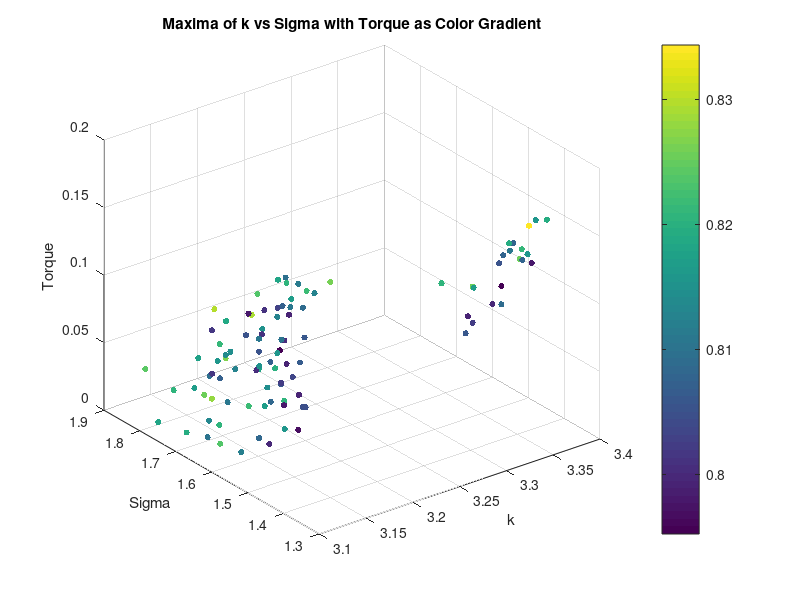
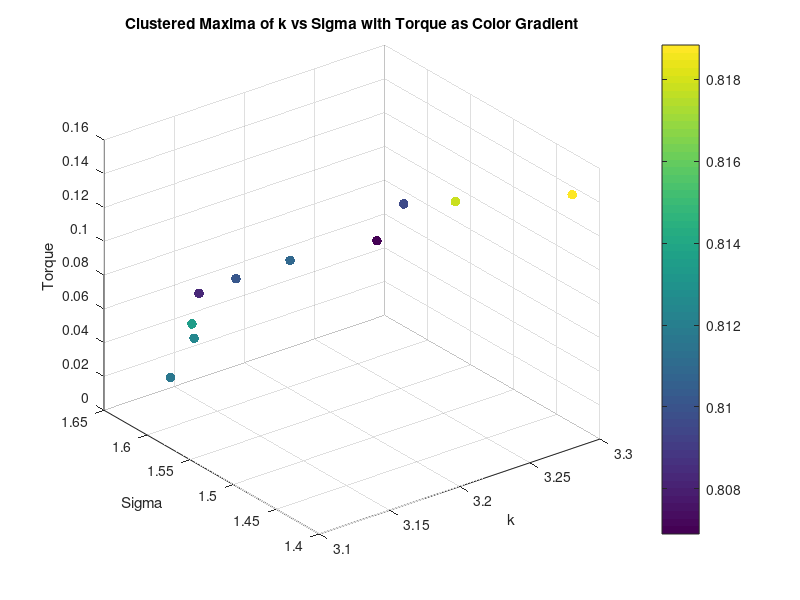
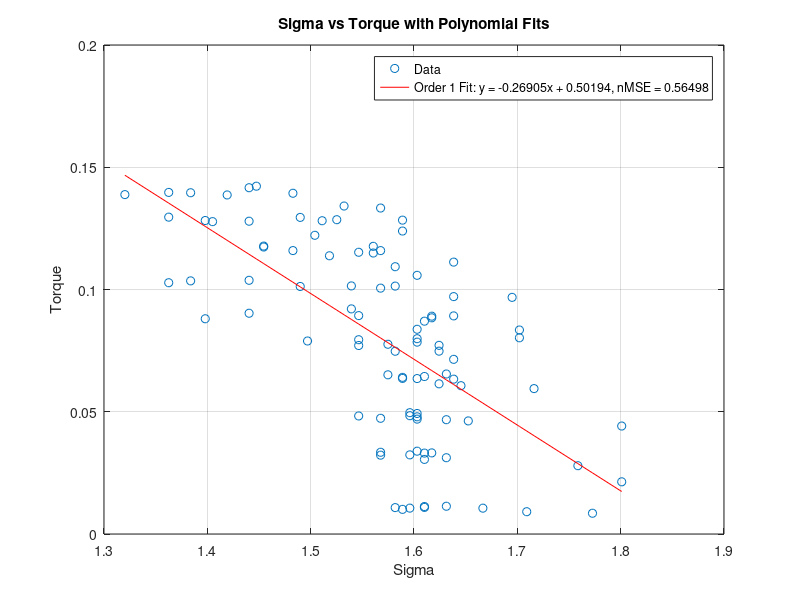
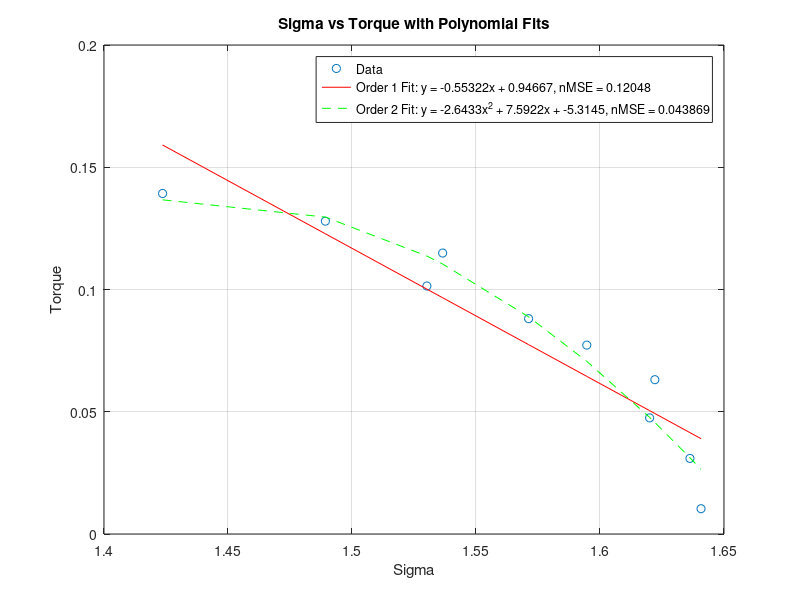

These charts were generated, in order, by the following MATLAB code:
clear all;
close all;

load('maxima_data.mat');
scatter3(maxima_k, maxima_sigma, torque_values, 20, maxima_corr, 'filled');
xlabel('k');
ylabel('Sigma');
zlabel('Torque');
title('Maxima of k vs Sigma with Torque as Color Gradient');
colorbar;
grid on;

% K means clustering of torque into 10 clusters, taking mean of each cluster k, sigma and corr too
[cluster_idx, cluster_centers] = kmeans(torque_values', 10);
% Take the mean of each cluster
torque_means = zeros(10, 1);
sigma_means = zeros(10, 1);
k_means = zeros(10, 1);
corr_means = zeros(10, 1);
for i = 1:10
    torque_means(i) = mean(torque_values(cluster_idx == i));
    sigma_means(i) = mean(maxima_sigma(cluster_idx == i));
    k_means(i) = mean(maxima_k(cluster_idx == i));
    corr_means(i) = mean(maxima_corr(cluster_idx == i));
end

% Plot the clusters
figure;
scatter3(k_means, sigma_means, torque_means, 50, corr_means, 'filled');
xlabel('k');
ylabel('Sigma');
zlabel('Torque');
title('Clustered Maxima of k vs Sigma with Torque as Color Gradient');
colorbar;
grid on;

% Ensure data is sorted for polyfit
[sigma_sorted, sort_idx] = sort(maxima_sigma);
torque_sorted = torque_values(sort_idx);

% Polyfit for sigma vs torque (order 1 and 2)
p1_sigma = polyfit(sigma_sorted, torque_sorted, 1);

% Calculate fitted values and normalized MSE for sigma vs torque
fitted_torque_p1_sigma = polyval(p1_sigma, sigma_sorted);
mse_p1_sigma = mean((torque_sorted - fitted_torque_p1_sigma).^2);
nmse_p1_sigma = mse_p1_sigma / var(torque_sorted);

% Display results for sigma vs torque
disp('Sigma vs Torque:');
disp(['Order 1 nMSE: ', num2str(nmse_p1_sigma)]);


% Plot for sigma vs torque with polynomial fits (first instance)
figure;
plot(sigma_sorted, torque_sorted, 'o', 'DisplayName', 'Data');
hold on;
plot(sigma_sorted, fitted_torque_p1_sigma, '-r', 'DisplayName', ...
    ['Order 1 Fit: y = ', num2str(p1_sigma(1)), 'x + ', num2str(p1_sigma(2)), ...
    ', nMSE = ', num2str(nmse_p1_sigma)]);
xlabel('Sigma');
ylabel('Torque');
title('Sigma vs Torque with Polynomial Fits');
legend('show');
grid on;

% Ensure data is sorted for polyfit
[sigma_sorted, sort_idx] = sort(sigma_means);
torque_sorted = torque_means(sort_idx);

% Polyfit for sigma vs torque (order 1 and 2)
p1_sigma = polyfit(sigma_sorted, torque_sorted, 1);
p2_sigma = polyfit(sigma_sorted, torque_sorted, 2);

% Calculate fitted values and normalized MSE for sigma vs torque
fitted_torque_p1_sigma = polyval(p1_sigma, sigma_sorted);
fitted_torque_p2_sigma = polyval(p2_sigma, sigma_sorted);
mse_p1_sigma = mean((torque_sorted - fitted_torque_p1_sigma).^2);
mse_p2_sigma = mean((torque_sorted - fitted_torque_p2_sigma).^2);
nmse_p1_sigma = mse_p1_sigma / var(torque_sorted);
nmse_p2_sigma = mse_p2_sigma / var(torque_sorted);

% Display results for sigma vs torque
disp('Sigma vs Torque:');
disp(['Order 1 nMSE: ', num2str(nmse_p1_sigma)]);
disp(['Order 2 nMSE: ', num2str(nmse_p2_sigma)]);

% Plot for sigma vs torque with polynomial fits (second instance)
figure;
plot(sigma_sorted, torque_sorted, 'o', 'DisplayName', 'Data');
hold on;
plot(sigma_sorted, fitted_torque_p1_sigma, '-r', 'DisplayName', ...
    ['Order 1 Fit: y = ', num2str(p1_sigma(1)), 'x + ', num2str(p1_sigma(2)), ...
    ', nMSE = ', num2str(nmse_p1_sigma)]);
plot(sigma_sorted, fitted_torque_p2_sigma, '--g', 'DisplayName', ...
    ['Order 2 Fit: y = ', num2str(p2_sigma(1)), 'x^2 + ', num2str(p2_sigma(2)), ...
    'x + ', num2str(p2_sigma(3)), ', nMSE = ', num2str(nmse_p2_sigma)]);
xlabel('Sigma');
ylabel('Torque');
title('Sigma vs Torque with Polynomial Fits');
legend('show');
grid on;
